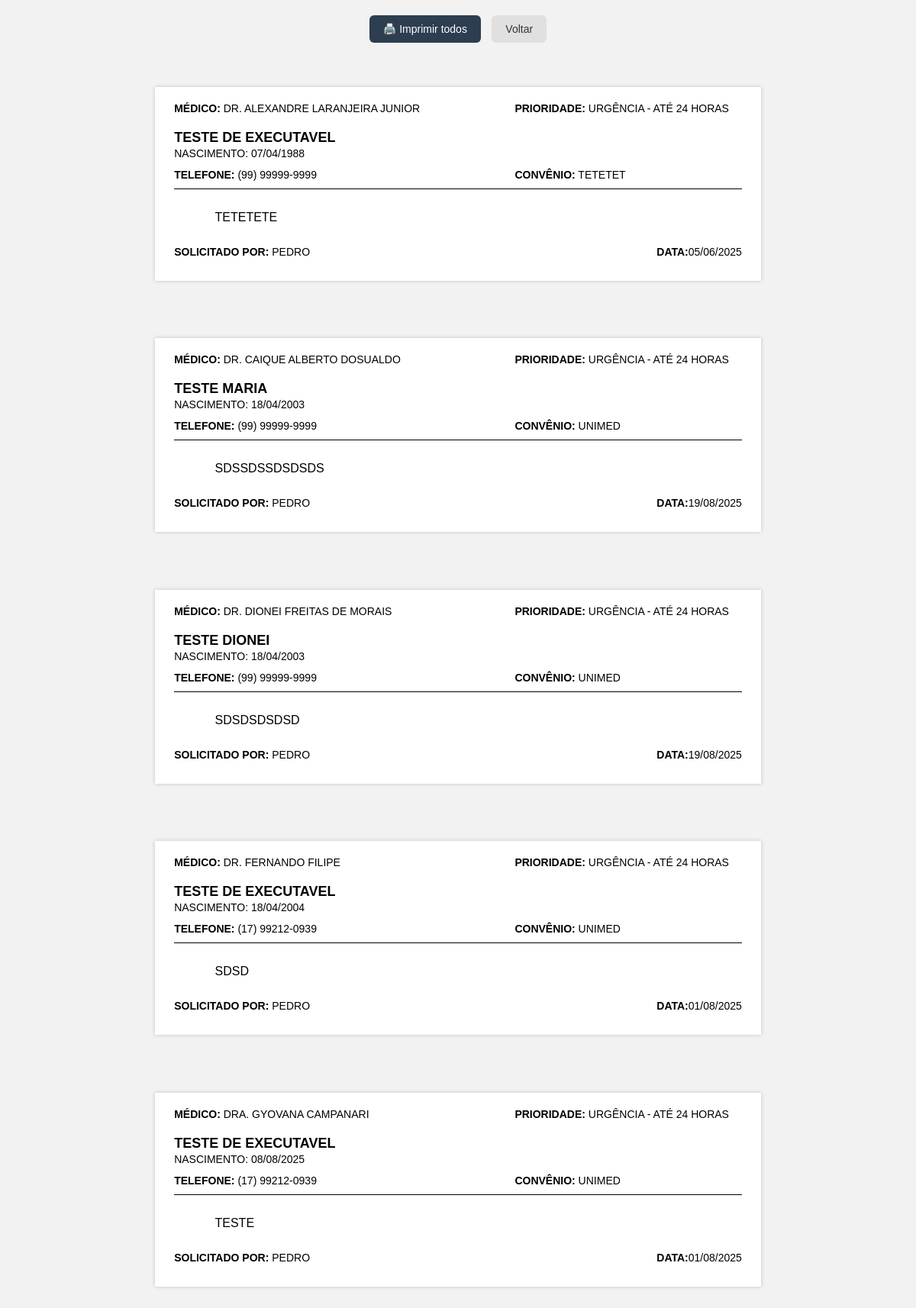
Page /imprimir/pendente (signed in) on the committed database.
### tables this page shows
CREATE TABLE recados (
            id INTEGER PRIMARY KEY AUTOINCREMENT,
            medico TEXT NOT NULL,
            prioridade TEXT NOT NULL,
            nome_paciente TEXT NOT NULL,
            data_nascimento TEXT NOT NULL,
            telefone TEXT NOT NULL,
            convenio TEXT,
            descricao TEXT,
            status TEXT DEFAULT 'pendente',
            usuario TEXT NOT NULL,
            data_cadastro TEXT NOT NULL
        , finalizado_por TEXT);

### rotas/responsavel.py (the view)
    @responsavel_bp.route('/imprimir/<status>', endpoint='imprimir')
    @login_requerido(['responsavel'])
    def imprimir(status):
        conexao = conectar_banco()
        try:
            cursor = conexao.cursor()
            cursor.execute('SELECT * FROM recados WHERE status = ? ORDER BY medico, prioridade', (status,))
            rows = cursor.fetchall()
        finally:
            conexao.close()
        recados = []
        for row in rows:
            recado = dict(row)
            try:
                nascimento = datetime.strptime(recado['data_nascimento'], '%Y-%m-%d')
                recado['data_nascimento_formatada'] = nascimento.strftime('%d/%m/%Y')
            except:
                recado['data_nascimento_formatada'] = recado['data_nascimento']
            recados.append(recado)
        return render_template('imprimir_lista.html', recados=recados)

### app.py (called while the page is built)
def conectar_banco():
    conexao = sqlite3.connect('recados.db')
    conexao.row_factory = sqlite3.Row
    return conexao

def login_requerido(perfis_permitidos):
    from functools import wraps
    from flask import redirect, url_for, flash
    def decorador(func):
        @wraps(func)
        def wrapper(*args, **kwargs):
            if 'usuario' not in session or session.get('perfil') not in perfis_permitidos:
                flash("Faça login para acessar essa página.", "warning")
                return redirect(url_for('comuns.login'))
            return func(*args, **kwargs)
        return wrapper
    return decorador

@app.template_filter('format_data')
def formatar_data_br(data_str):
    try:
        data_obj = datetime.strptime(data_str, '%Y-%m-%d %H:%M:%S')
        return data_obj.strftime('%d/%m/%Y')
    except:
        return data_str

### templates/imprimir_lista.html (shortened to what this page needs)
<!DOCTYPE html>
<html lang="pt-br">
<head>
    <link rel="stylesheet" href="{{ url_for('static', filename='css/imprimir_lista.css') }}">
</head>
<body>
    <div class="no-print botoes-topo">
        <button onclick="window.print()" class="btn-imprimir-topo">🖨️ Imprimir todos</button>
        <a href="{{ url_for('responsavel.listar') }}" class="btn-voltar-topo">Voltar</a>
    </div>
    {% for recado in recados %}
        <div class="recado">
        <div class="linha-topo">
            <span class="campo"><strong>Médico:</strong> {{ recado['medico'] }}</span>
            <span class="campo"><strong>Prioridade:</strong> {{ recado['prioridade'] }}</span>
        </div>
        <div class="paciente">{{ recado['nome_paciente'] }}</div>
        <div class="subinfo">Nascimento: {{ recado['data_nascimento_formatada'] }}</div>
        <div class="linha-meio">
            <span class="campo"><strong>Telefone:</strong> {{ recado['telefone'] }}</span>
            <span class="campo"><strong>Convênio:</strong> {{ recado['convenio'] }}</span>
        </div>
        <div class="descricao">
            {{ recado['descricao'] }}
        </div>
        <div class="linha-rodape">
            <span>
                <strong>Solicitado por:</strong> {{ recado['usuario'] }}
            </span>
            <span>
                <strong>Data:</strong>{{ recado['data_cadastro']|format_data }}
            </span>
        </div>
        </div>
    {% endfor %}
</body>
</html>

### static/css/imprimir_lista.css (style rules this page uses)
body { font-family: Arial, sans-serif; margin: 20px auto; padding: 0; background-color: #f2f2f2; display: flex; flex-direction: column; align-items: center; }
.recado { width: 100%; max-width: 21cm; margin: 1cm auto; padding: 20px 25px; box-sizing: border-box; page-break-after: always; display: flex; flex-direction: column; justify-content: space-between; text-transform: uppercase; border: none; box-shadow: 0 0 5px rgba(0, 0, 0, 0.2); background-color: white; }
.linha-topo, .linha-meio, .linha-rodape { display: flex; justify-content: space-between; font-size: 14px; margin-bottom: 10px; }
.paciente { font-size: 18px; font-weight: bold; text-align: left; margin: 10px 0 2px 0; }
.subinfo { font-size: 14px; text-align: left; margin-bottom: 12px; }
.descricao { font-size: 16px; border-top: 1px solid #000; padding-top: 10px; white-space: pre-wrap; flex-grow: 1; margin-bottom: 10px; word-wrap: break-word; overflow-wrap: break-word; }
.campo { display: inline-block; min-width: 40%; }
.botoes-topo { text-align: center; margin-bottom: 20px; }
.btn-imprimir-topo { padding: 10px 18px; font-size: 14px; background-color: #2c3e50; color: white; border: none; border-radius: 6px; cursor: pointer; margin-right: 10px; }
.btn-voltar-topo { padding: 10px 18px; font-size: 14px; text-decoration: none; background-color: #e0e0e0; color: #333; border-radius: 6px; transition: background-color 0.3s ease; }

### rows in the picture
recados: medico "DR. ALEXANDRE LARANJEIRA JUNIOR", prioridade "URGÊNCIA - ATÉ 24 HORAS", nome_paciente "TESTE DE EXECUTAVEL", data_nascimento_formatada "07/04/1988", telefone "(99) 99999-9999", convenio "TETETET", descricao "TETETETE", usuario "PEDRO", data_cadastro "05/06/2025"
recados: medico "DR. CAIQUE ALBERTO DOSUALDO", prioridade "URGÊNCIA - ATÉ 24 HORAS", nome_paciente "TESTE MARIA", data_nascimento_formatada "18/04/2003", telefone "(99) 99999-9999", convenio "UNIMED", descricao "SDSSDSSDSDSDS", usuario "PEDRO", data_cadastro "19/08/2025"
recados: medico "DR. DIONEI FREITAS DE MORAIS", prioridade "URGÊNCIA - ATÉ 24 HORAS", nome_paciente "TESTE DIONEI", data_nascimento_formatada "18/04/2003", telefone "(99) 99999-9999", convenio "UNIMED", descricao "SDSDSDSDSD", usuario "PEDRO", data_cadastro "19/08/2025"
recados: medico "DR. FERNANDO FILIPE", prioridade "URGÊNCIA - ATÉ 24 HORAS", nome_paciente "TESTE DE EXECUTAVEL", data_nascimento_formatada "18/04/2004", telefone "(17) 99212-0939", convenio "UNIMED", descricao "SDSD", usuario "PEDRO", data_cadastro "01/08/2025"
recados: medico "DRA. GYOVANA CAMPANARI", prioridade "URGÊNCIA - ATÉ 24 HORAS", nome_paciente "TESTE DE EXECUTAVEL", data_nascimento_formatada "08/08/2025", telefone "(17) 99212-0939", convenio "UNIMED", descricao "TESTE", usuario "PEDRO", data_cadastro "01/08/2025"
